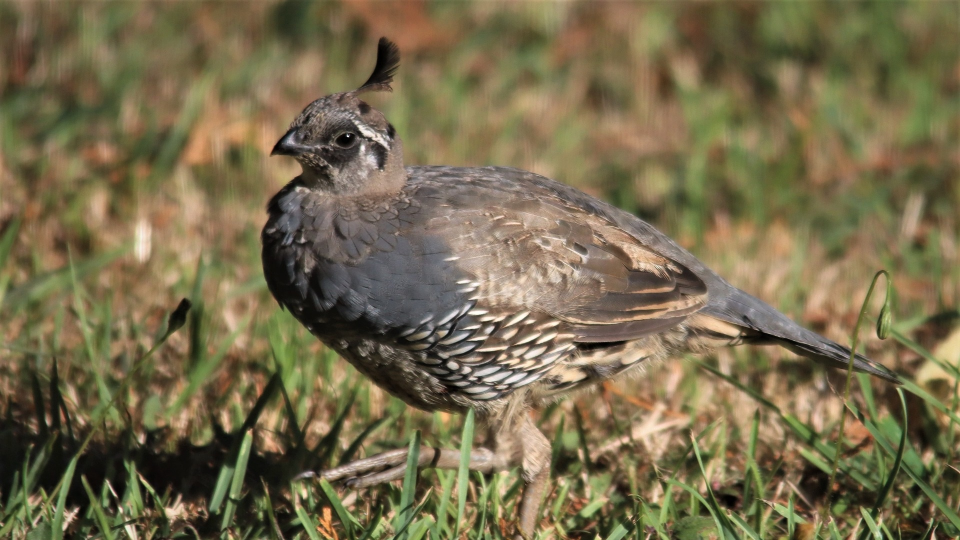
#> input picture input.jpg, 1920 x 1080 px, found by its file name (shown at 1/2 size)
$ python main.py
#> lines starting #> are read from the running program, lines starting #| are printed output that depends on the picture; after the words box and inside, x2 and y2 are one past the last pixel; in counts of white or black regions, pixels touching at a corner belong together
"""
※ 프로그램에 대한 간략한 설명
main.py에서 종료(q,Q입력)할 때까지 키보드 및 마우스 입력을 받습니다.
main.py에서 회선만을 적용할 원본 이미지와 화면 출력용(텍스트, 포인터) 오버레이 이미지를 만들어줍니다.
회선은 Conv_Algorithm.py를 사용하여 원본 이미지에 적용시켜줍니다. (회선 진행시 넘겨줄 인자 = Image, Mask, Conv_type)
q(Q) 종료 버튼이 입력되면 회선이 진행된 이미지와, 회선된 부분을 검정색 처리한 이미지 2개를 저장하고 마무리합니다.
"""


import numpy as np, cv2
import ctypes, Conv_Algorithm
# ↑ 마우스 포인터 제거용 모듈과, 가독성을 위해 따로 분리한 회선 알고리즘 모듈


img = cv2.imread("input.jpg", cv2.IMREAD_COLOR)                                                 # 영상 불러오기
#> img is the input picture: shape (1080, 1920, 3); mean B, G, R 76.9, 107.6, 118.9
if img is None: raise Exception("영상파일 읽기 오류")                                             # 영상 읽기 오류 발생시

""" Set Variable """
ix, iy = None, None                                                                             # 드래그 용도
conv_type, conv_on = None, False                                                                # 선택한 회선, 드래그 여부
mask = np.zeros((1080, 1920, 1), np.uint8)                                                      # 마스크 생성 (회선이 적용된 픽셀 위치)
overlay, key, tmp_key = img.copy(), -1, -1                                                      # 화면 표시용 이미지, 키보드 입력값, 드래그 중 키 입력 방지용 변수
#> key = -1; tmp_key = -1
conv_list = ['1.Blurring', '2.Sharpening', '3.Prewitt', '4.Sobel', '5.Laplacian(8dir)']         # 회선 목록

""" Save Photo ( Exit Program ) """
def save_photo():
    global img, mask
    cv2.imwrite("20212041_1.jpg", img, (cv2.IMWRITE_JPEG_QUALITY, 100))                         # 회선 적용된 이미지 저장
    tmp = np.ones((1080, 1920, 1), np.uint8)                                                    # mask (0,1) 반전용 데이터 생성
    tmp = cv2.bitwise_xor(mask, tmp) * 255                                                      # mask (0,1) 반전, 1 => 255로 변환
    tmp = np.repeat(np.array(tmp, dtype=np.uint8)[:, :, np.newaxis], 3, -1)                     # tmp channel : 1 -> 3
    cv2.imwrite("20212041_2.jpg", cv2.bitwise_and(img, tmp), (cv2.IMWRITE_JPEG_QUALITY, 100))   # (img) bitwise_and (mask), 회선이 적용된 픽셀을 지운 이미지 저장
    print("저장 완료!!")

""" Overlay Convolution Text """
def change_convtext(key):
#> called with key = 0
    global overlay
    default_color, select_color = (240, 240, 240), (30, 10, 100)                                # 텍스트 색상
    seq, pos = (49, 50, 51, 52, 53), ((13, 40), (145, 40), (317, 40), (438, 40), (540, 40))     # 아스키 코드(1~5), 텍스트 위치
    for i in range(5):                                                                          # 회선 텍스트 표시
        cv2.putText(overlay, conv_list[i], pos[i], cv2.FONT_HERSHEY_SIMPLEX,
                    0.8, select_color if key == seq[i] else default_color, 3)
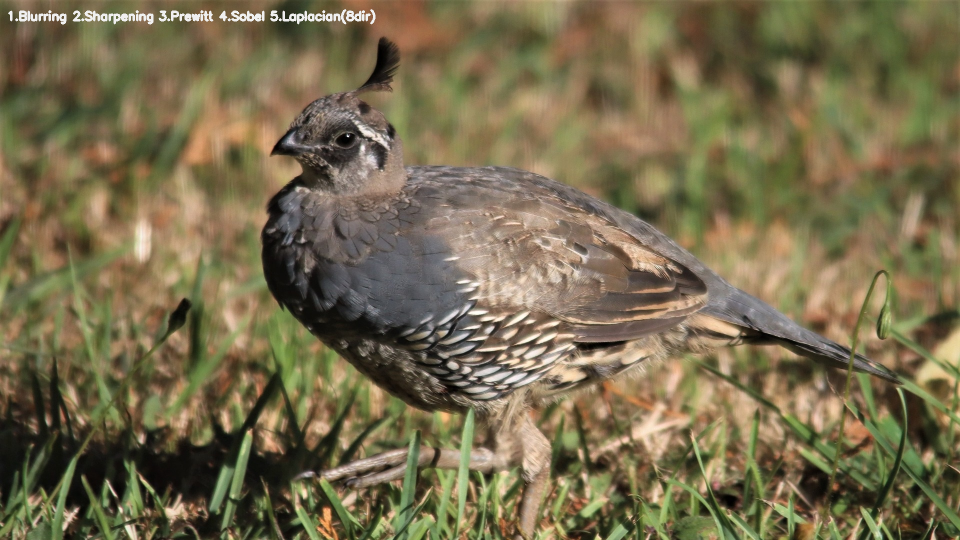
#> overlay: shape (1080, 1920, 3) (shown at 1/2 size); 0.4% of pixels changed, all inside (x1, y1, x2, y2) = (16, 18, 751, 49)

""" Execute Convolution (Use Conv_Algorithm Module) """
def conv(image, mask, conv_type):
    expression = 'Conv_Algorithm.' + conv_type + '(image, mask)'
    return eval(expression)                                                                     # Conv_Algorithm.py 모듈을 사용하여 회선을 실행

""" Mouse Callback Event """
# [38 lines left out: function onMouse, not called in this run]


""" Main (Mouse, Keyboard) """
change_convtext(0); cv2.imshow("IMAGE", overlay)                                                # Initial Screen
cv2.setMouseCallback('IMAGE', onMouse)                                                          # Mouse Event
while True:
    key = cv2.waitKey(0)                                                                        # Keyboard Event
#> (key q is pressed here)

    if not(conv_on):                                                                            # 드래그 중 키 변경 방지
        tmp_key = key                                                                           # Drag를 시작하면 tmp_key에 기존 key값을 저장
#> tmp_key = 113
    key = tmp_key                                                                               # Drag가 끝나면 Drag 중 key가 변경되었어도 기존 key로 복원
#> key = 113

    if not(conv_on) and key == (ord('q') or ord('Q')):                                          # (q or Q) 입력시 종료 (Drag X인 경우에만)
        save_photo()                                                                            # Save Photo(1,2)
#> in save_photo, `tmp = cv2.bitwise_xor(mask, tmp) * 255`: tmp: shape (1080, 1920); every value is 255
#> in save_photo, `tmp = cv2.bitwise_xor(mask, tmp) * 255`: mask: shape (1080, 1920, 1); every value is 0
#> in save_photo, `tmp = np.repeat(np.array(tmp, dtype=np.uint8)[:, :, np.newaxis], 3, -1)`: tmp: shape (1080, 1920, 3); every value is 255
        break                                                                                   # Program Exit

    elif not(conv_on) and key in [ord('1'), ord('2'), ord('3'), ord('4'), ord('5')]:            # (1~5) 입력시 회선 변경 (Drag X인 경우에만)
        change_convtext(key)                                                                    # Selected Conv => (Red Text), Rest Conv => (Black Text)
        conv_type = (conv_list[key-49][2:] if key != ord('5') else conv_list[key-49][2:-6])     # 회선(str) 변수 (onMouse -> conv func)
        cv2.imshow("IMAGE", overlay)                                                            # Print Screen (Text Color Changed)
